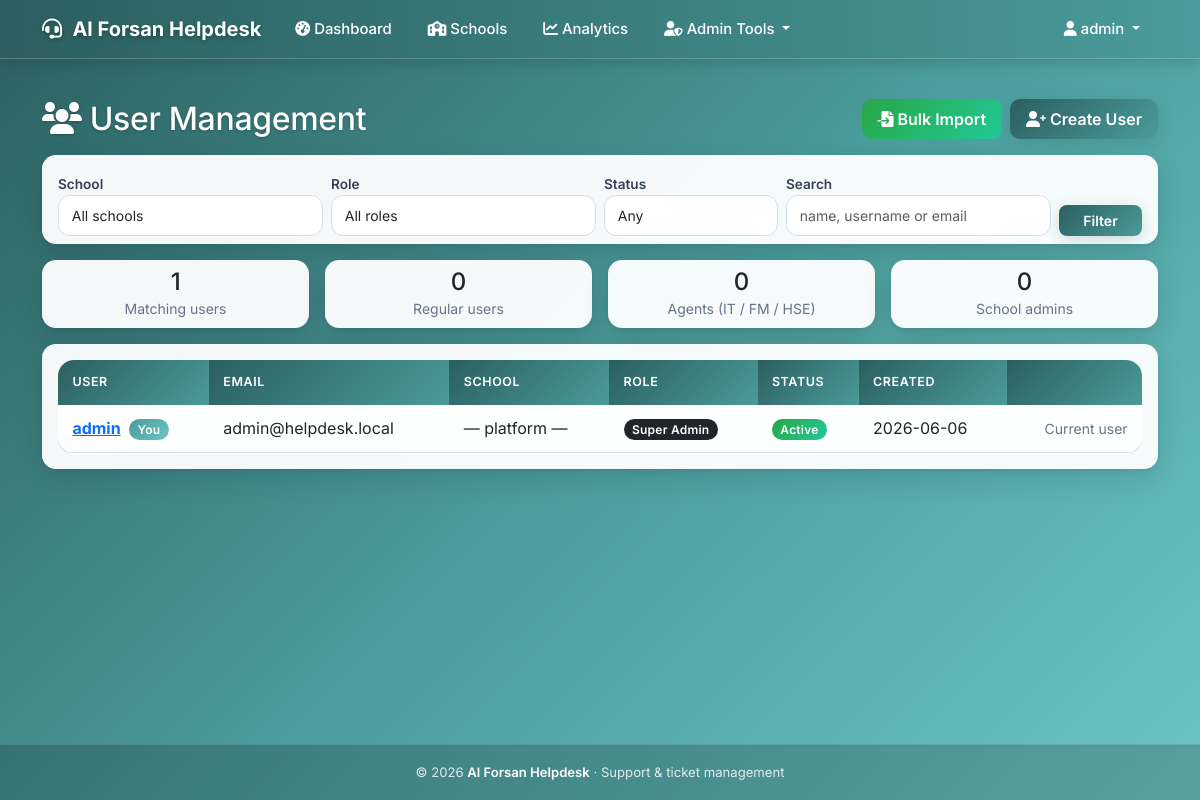
/admin/users (signed in), run on an earlier commit of the app's database.
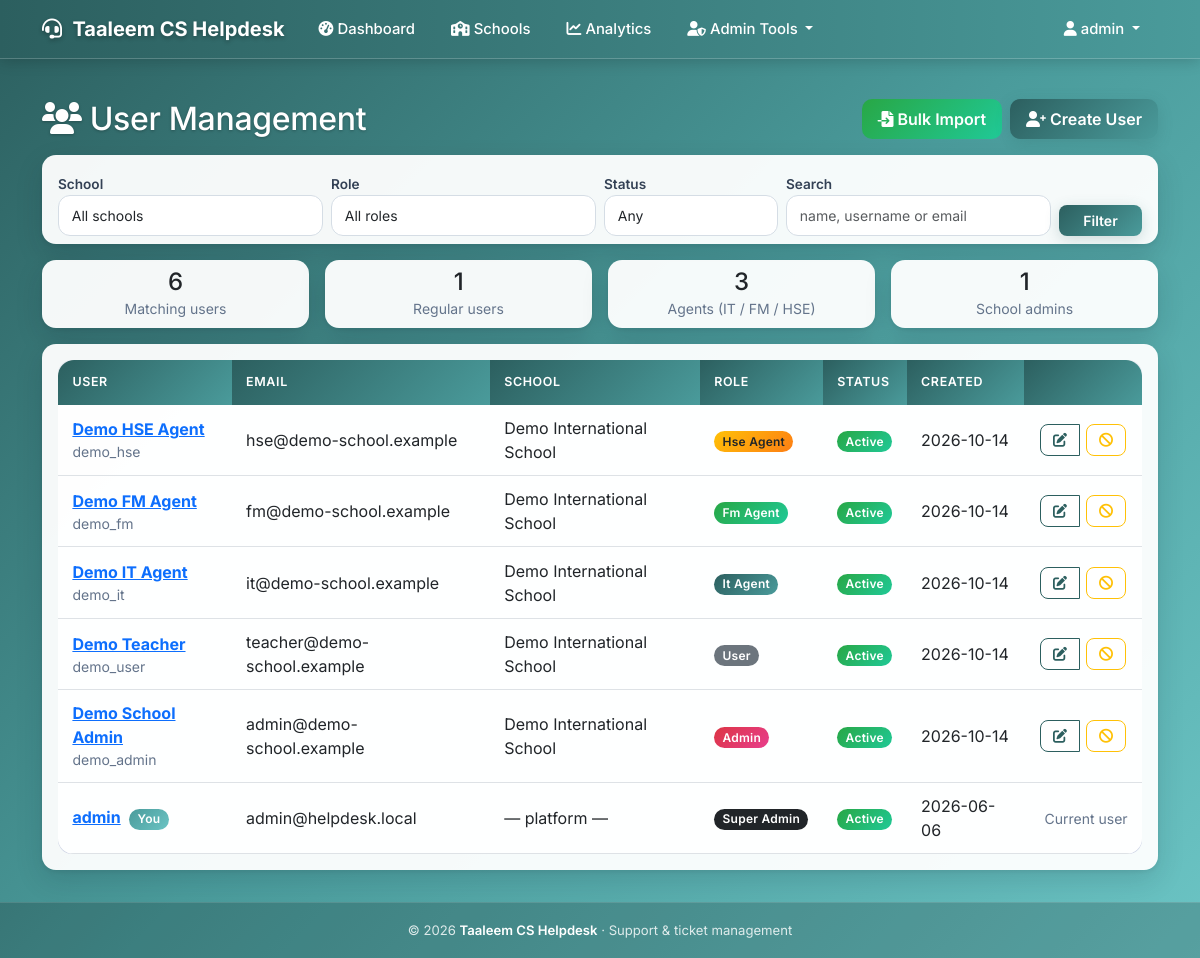
And on a later commit of the database.
### models.py (models this page shows, shortened)
class SystemSettings(db.Model):
    __tablename__ = 'system_settings'
    id = db.Column(db.Integer, primary_key=True)
    system_name = db.Column(db.String(100), nullable=False, default='Al Qeyam Helpdesk')
    logo_filename = db.Column(db.String(200), nullable=True)
    updated_at = db.Column(db.DateTime, default=utc_now, onupdate=utc_now)

class User(UserMixin, db.Model):
    __tablename__ = 'users'
    id = db.Column(db.Integer, primary_key=True)
    username = db.Column(db.String(80), unique=True, nullable=False)
    email = db.Column(db.String(120), unique=True, nullable=False)
    password_hash = db.Column(db.String(255), nullable=False)
    role = db.Column(db.String(20), default='user')  # see ALL_ROLES
    department = db.Column(db.Text, nullable=True)  # free text / admin module permissions as JSON
    is_active = db.Column(db.Boolean, default=True)
    created_at = db.Column(db.DateTime, default=utc_now)
    school_id = db.Column(db.Integer, db.ForeignKey('schools.id'), nullable=True, index=True)
    full_name = db.Column(db.String(120), nullable=True)
    must_change_password = db.Column(db.Boolean, default=False)
    school = db.relationship('School', foreign_keys=[school_id])
    @property
    def display_name(self):
        return self.full_name or self.username

class School(db.Model):
    __tablename__ = 'schools'
    id = db.Column(db.Integer, primary_key=True)
    name = db.Column(db.String(150), nullable=False, unique=True)
    slug = db.Column(db.String(60), nullable=False, unique=True, index=True)
    display_name = db.Column(db.String(150), nullable=True)   # shown in the UI header; defaults to name
    logo_filename = db.Column(db.String(200), nullable=True)
    primary_color = db.Column(db.String(7), nullable=True)
    secondary_color = db.Column(db.String(7), nullable=True)
    contact_email = db.Column(db.String(120), nullable=True)
    is_active = db.Column(db.Boolean, default=True, nullable=False)
    created_at = db.Column(db.DateTime, default=utc_now)
    updated_at = db.Column(db.DateTime, default=utc_now, onupdate=utc_now)

### app.py (the view)
@app.route('/admin/users')
@require_module_access('user_management')
@platform_scope
def admin_users():
    query = User.query
    if current_user.role != ROLE_SUPER_ADMIN:
        query = query.filter(User.role != ROLE_SUPER_ADMIN)
    school_filter = request.args.get('school_id', type=int)
    role_filter = request.args.get('role', '').strip()
    status_filter = request.args.get('status', '').strip()
    term = request.args.get('q', '').strip()
    if school_filter and current_user.role == ROLE_SUPER_ADMIN:
        query = query.filter(User.school_id == school_filter)
    if role_filter in ALL_ROLES:
        query = query.filter(User.role == role_filter)
    if status_filter in ('active', 'inactive'):
        query = query.filter(User.is_active == (status_filter == 'active'))
    if term:
        like = f'%{term}%'
        query = query.filter(db.or_(User.username.ilike(like), User.email.ilike(like), User.full_name.ilike(like)))
    counts = dict(query.with_entities(User.role, db.func.count(User.id)).group_by(User.role).all())
    page = request.args.get('page', 1, type=int)
    pagination = query.order_by(User.created_at.desc(), User.id.desc()).paginate(page=page, per_page=50, error_out=False)
    return render_template('admin_users.html', users=pagination.items, pagination=pagination, counts=counts,
                           total=sum(counts.values()), schools=_schools_for_forms(), filters={
                               'school_id': school_filter, 'role': role_filter, 'status': status_filter, 'q': term})

### access.py (called while the page is built)
def check_module_access(module_name):
    if not current_user.is_authenticated:
        return False
    if current_user.role == ROLE_SUPER_ADMIN:
        return True
    if current_user.role not in MODULE_PERMISSIONS.get(module_name, []):
        return False
    if current_user.role == ROLE_ADMIN:
        return _admin_module_overrides(current_user).get(module_name, True) is not False
    return True

def require_module_access(module_name):
    def decorator(f):
        @login_required
        @wraps(f)
        def decorated_function(*args, **kwargs):
            if not check_module_access(module_name):
                flash('Access denied. You do not have permission to access this module.', 'error')
                return redirect(url_for('dashboard'))
            return f(*args, **kwargs)
        return decorated_function
    return decorator

### app.py (called while the page is built)
@login_manager.user_loader
def load_user(user_id):
    try:
        user = unscoped_get(User, int(user_id))
    except (TypeError, ValueError):
        return None
    if not user or not user.is_active:
        return None
    if user.role != ROLE_SUPER_ADMIN:
        school = db.session.get(School, user.school_id) if user.school_id else None
        if not school or not school.is_active:
            return None
    return user

@app.context_processor
def inject_system_settings():
    try:
        school = active_school()
        if school:
            branding = school
            theme = build_theme(school.primary_color, school.secondary_color)
        else:
            branding = _PlatformBranding(SystemSettings.query.first())
            theme = build_theme()
        return {'system_settings': branding, 'current_school': school, 'theme': theme, 'now_year': datetime.now().year}
    except Exception:
        logger.exception('Failed to build branding context')
        return {'system_settings': _PlatformBranding(), 'current_school': None, 'theme': build_theme(), 'now_year': datetime.now().year}

def _schools_for_forms():
    if current_user.role == ROLE_SUPER_ADMIN:
        return School.query.order_by(School.name).all()
    return []

### tenancy.py (called while the page is built, shortened)
def effective_school_id():
    if not has_request_context():
        return BYPASS  # CLI / scheduler / migrations: explicit, trusted code
    if g.get('tenant_bypass'):
        return BYPASS

def unscoped_get(model, ident):
    return db.session.get(model, ident, execution_options={'tenant_bypass': True})

### templates/admin_users.html (shortened to what this page needs)
{% extends "base.html" %}
{% block content %}
<div class="d-flex flex-wrap justify-content-between align-items-center mb-3 gap-2">
    <h2 class="mb-0"><i class="fas fa-users me-2"></i>User Management</h2>
    <div class="d-flex gap-2">
        <a href="{{ url_for('tenant.import_users_view') }}" class="btn btn-success"><i class="fas fa-file-import me-1"></i>Bulk Import</a>
        <a href="{{ url_for('create_user', school_id=filters.school_id) if filters.school_id else url_for('create_user') }}" class="btn btn-primary"><i class="fas fa-user-plus me-1"></i>Create User</a>
    </div>
</div>
<div class="card mb-3">
    <div class="card-body py-2">
        <form method="GET" class="row g-2 align-items-end">
            {% if current_user.role == 'super_admin' %}
            <div class="col-md-3">
                <label class="form-label small mb-0">School</label>
                <select class="form-select form-select-sm" name="school_id">
                    <option value="">All schools</option>
                </select>
            </div>
            {% endif %}
            <div class="col-md-3">
                <label class="form-label small mb-0">Role</label>
                <select class="form-select form-select-sm" name="role">
                    <option value="">All roles</option>
                </select>
            </div>
            <div class="col-md-2">
                <label class="form-label small mb-0">Status</label>
                <select class="form-select form-select-sm" name="status">
                    <option value="">Any</option>
                </select>
            </div>
            <div class="col-md-3">
                <label class="form-label small mb-0">Search</label>
                <input class="form-control form-control-sm" name="q" value="{{ filters.q }}" placeholder="name, username or email">
            </div>
            <div class="col-md-1 d-grid"><button class="btn btn-sm btn-primary">Filter</button></div>
        </form>
    </div>
</div>
<div class="row g-3 mb-3">
    <div class="col-6 col-md-3"><div class="card text-center"><div class="card-body py-2"><h4 class="mb-0">{{ total }}</h4><small class="text-muted">Matching users</small></div></div></div>
    <div class="col-6 col-md-3"><div class="card text-center"><div class="card-body py-2"><h4 class="mb-0">{{ counts.get('user', 0) }}</h4><small class="text-muted">Regular users</small></div></div></div>
    <div class="col-6 col-md-3"><div class="card text-center"><div class="card-body py-2"><h4 class="mb-0">{{ counts.get('it_agent', 0) + counts.get('fm_agent', 0) + counts.get('hse_agent', 0) }}</h4><small class="text-muted">Agents (IT / FM / HSE)</small></div></div></div>
    <div class="col-6 col-md-3"><div class="card text-center"><div class="card-body py-2"><h4 class="mb-0">{{ counts.get('admin', 0) }}</h4><small class="text-muted">School admins</small></div></div></div>
</div>
<div class="card">
    <div class="card-body">
        {% if users %}
        <div class="table-responsive">
            <table class="table table-hover align-middle">
                <thead><tr><th>User</th><th>Email</th>{% if current_user.role == 'super_admin' %}<th>School</th>{% endif %}<th>Role</th><th>Status</th><th>Created</th><th></th></tr></thead>
                <tbody>
                {% for user in users %}
                <tr>
                    <td>
                        <a href="{{ url_for('view_user', user_id=user.id) }}"><strong>{{ user.display_name }}</strong></a>
                        {% if user.full_name %}<small class="text-muted d-block">{{ user.username }}</small>{% endif %}
                        {% if user.id == current_user.id %}<span class="badge bg-info ms-1">You</span>{% endif %}
                    </td>
                    <td>{{ user.email }}</td>
                    {% if current_user.role == 'super_admin' %}<td>{{ user.school.name if user.school else '— platform —' }}</td>{% endif %}
                    <td><span class="badge bg-{{ 'dark' if user.role == 'super_admin' else 'danger' if user.role == 'admin' else 'primary' if user.role == 'it_agent' else 'success' if user.role == 'fm_agent' else 'warning text-dark' if user.role == 'hse_agent' else 'secondary' }}">{{ user.role.replace('_', ' ')|title }}</span></td>
                    <td>{% if user.is_active %}<span class="badge bg-success">Active</span>{% else %}<span class="badge bg-danger">Inactive</span>{% endif %}</td>
                    <td>{{ user.created_at.strftime('%Y-%m-%d') if user.created_at else '' }}</td>
                    <td class="text-end">
                        {% if user.id != current_user.id %}
                        <div class="btn-group">
                            <a href="{{ url_for('edit_user', user_id=user.id) }}" class="btn btn-sm btn-outline-primary" title="Edit"><i class="fas fa-edit"></i></a>
                            <form method="POST" action="{{ url_for('toggle_user_status', user_id=user.id) }}" class="d-inline">
                                <button type="submit" class="btn btn-sm btn-outline-{{ 'warning' if user.is_active else 'success' }}" title="{{ 'Deactivate' if user.is_active else 'Activate' }}"
                                        onclick="return confirm('Are you sure you want to {{ 'deactivate' if user.is_active else 'activate' }} this user?')">
                                    <i class="fas fa-{{ 'ban' if user.is_active else 'check' }}"></i></button>
                            </form>
                        </div>
                        {% else %}<span class="text-muted small">Current user</span>{% endif %}
                    </td>
                </tr>
                {% endfor %}
                </tbody>
            </table>
        </div>
        {% else %}
        <p class="text-muted text-center mb-0">No users found.</p>
        {% endif %}
    </div>
</div>
{% endblock %}

### templates/base.html (shortened to what this page needs)
<!DOCTYPE html>
<html lang="en">
<head>
    <link href="https://cdn.jsdelivr.net/npm/bootstrap@5.3.0/dist/css/bootstrap.min.css" rel="stylesheet">
    <link href="https://cdnjs.cloudflare.com/ajax/libs/font-awesome/6.0.0/css/all.min.css" rel="stylesheet">
</head>
<body>
    <nav class="navbar navbar-expand-xl navbar-dark">
        <div class="container">
            <a class="navbar-brand" href="{{ url_for('dashboard') if current_user.is_authenticated else url_for('index') }}">
                {% if system_settings.logo_filename %}
                    <img src="{{ url_for('static', filename='uploads/' + system_settings.logo_filename) }}" alt="Logo" style="height:32px;width:auto;margin-right:8px;vertical-align:middle;object-fit:contain;">
                {% else %}
                    <i class="fas fa-headset me-2"></i>
                {% endif %}{{ system_settings.system_name }}
            </a>
            <div class="collapse navbar-collapse" id="navbarNav">
                <ul class="navbar-nav me-auto">
                    {% if current_user.is_authenticated %}
                        <li class="nav-item">
                            <a class="nav-link" href="{{ url_for('dashboard') }}">
                                <i class="fas fa-tachometer-alt me-1"></i>Dashboard
                            </a>
                        </li>
                        {% if current_user.role == 'super_admin' %}
                            <li class="nav-item">
                                <a class="nav-link" href="{{ url_for('tenant.platform_dashboard') }}">
                                    <i class="fas fa-school me-1"></i>Schools
                                </a>
                            </li>
                            <li class="nav-item">
                                <a class="nav-link" href="{{ url_for('tenant.analytics') }}">
                                    <i class="fas fa-chart-line me-1"></i>Analytics
                                </a>
                            </li>
                        {% endif %}
                        {% if current_user.role in ['admin', 'super_admin'] %}
                            <li class="nav-item dropdown">
                                <a class="nav-link dropdown-toggle" href="#" id="adminDropdown" role="button" data-bs-toggle="dropdown">
                                    <i class="fas fa-user-shield me-1"></i>Admin Tools
                                </a>
                            </li>
                        {% endif %}
                    {% endif %}
                </ul>
                <ul class="navbar-nav">
                    {% if current_user.is_authenticated %}
                        <li class="nav-item dropdown">
                            <a class="nav-link dropdown-toggle" href="#" id="navbarDropdown" role="button" data-bs-toggle="dropdown">
                                <i class="fas fa-user me-1"></i>{{ current_user.username }}
                            </a>
                        </li>
                    {% else %}
                        <li class="nav-item">
                            <a class="nav-link" href="{{ url_for('login') }}">
                                <i class="fas fa-sign-in-alt me-1"></i>Login
                            </a>
                        </li>
                    {% endif %}
                </ul>
            </div>
        </div>
    </nav>
    <main class="container main-content" style="padding-top: 0.5rem;">
        {% block content %}{% endblock %}
    </main>
    <footer class="site-footer">
        <div class="container">
            &copy; {{ now_year }} <a href="{{ url_for('index') }}">{{ system_settings.system_name }}</a>
            &middot; Support &amp; ticket management
        </div>
    </footer>
</body>
</html>

What changed in the data, as far as the page shows it:
changed SystemSettings: system_name "Al Forsan Helpdesk" → "Taaleem CS Helpdesk"
added User: display_name "Demo HSE Agent", username "demo_hse", email "hse@demo-school.example", school "Demo International School", role.replace "Hse Agent", is_active "Active", created_at "2026-10-14"
added User: display_name "Demo FM Agent", username "demo_fm", email "fm@demo-school.example", school "Demo International School", role.replace "Fm Agent", is_active "Active", created_at "2026-10-14"
added User: display_name "Demo IT Agent", username "demo_it", email "it@demo-school.example", school "Demo International School", role.replace "It Agent", is_active "Active", created_at "2026-10-14"
added User: display_name "Demo Teacher", username "demo_user", email "teacher@demo-school.example", school "Demo International School", role.replace "User", is_active "Active", created_at "2026-10-14"
added User: display_name "Demo School Admin", username "demo_admin", email "admin@demo-school.example", school "Demo International School", role.replace "Admin", is_active "Active", created_at "2026-10-14"
Also different on the page:
{{ total }}: "1" → "6"
{{ counts.get('user', 0) }}: "0" → "1"
{{ counts.get('admin', 0) }}: "0" → "1"
text no longer shown: "0"
text now shown: "3"
